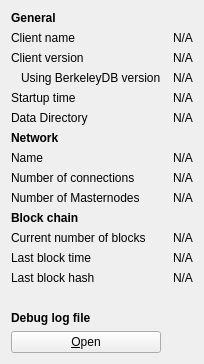
     <widget class="QWidget" name="tab_info">
      <attribute name="title">
       <string>&amp;Information</string>
      </attribute>
      <layout class="QGridLayout" name="gridLayout" columnstretch="0,0">
       <property name="horizontalSpacing">
        <number>12</number>
       </property>
       <item row="0" column="0">
        <widget class="QLabel" name="generalHeader">
         <property name="font">
          <font>
           <weight>75</weight>
           <bold>true</bold>
          </font>
         </property>
         <property name="text">
          <string>General</string>
         </property>
        </widget>
       </item>
       <item row="1" column="0">
        <widget class="QLabel" name="clientNameLabel">
         <property name="text">
          <string>Client name</string>
         </property>
        </widget>
       </item>
       <item row="1" column="1">
        <widget class="QLabel" name="clientName">
         <property name="cursor">
          <cursorShape>IBeamCursor</cursorShape>
         </property>
         <property name="text">
          <string notr="true">N/A</string>
         </property>
         <property name="textFormat">
          <enum>Qt::PlainText</enum>
         </property>
         <property name="textInteractionFlags">
          <set>Qt::LinksAccessibleByMouse|Qt::TextSelectableByKeyboard|Qt::TextSelectableByMouse</set>
         </property>
        </widget>
       </item>
       <item row="2" column="0">
        <widget class="QLabel" name="clientVersionLabel">
         <property name="text">
          <string>Client version</string>
         </property>
        </widget>
       </item>
       <item row="2" column="1">
        <widget class="QLabel" name="clientVersion">
         <property name="cursor">
          <cursorShape>IBeamCursor</cursorShape>
         </property>
         <property name="text">
          <string notr="true">N/A</string>
         </property>
         <property name="textFormat">
          <enum>Qt::PlainText</enum>
         </property>
         <property name="textInteractionFlags">
          <set>Qt::LinksAccessibleByMouse|Qt::TextSelectableByKeyboard|Qt::TextSelectableByMouse</set>
         </property>
        </widget>
       </item>
       <item row="3" column="0">
        <widget class="QLabel" name="berkeleyDBVersionLabel">
         <property name="text">
          <string>Using BerkeleyDB version</string>
         </property>
         <property name="indent">
          <number>10</number>
         </property>
        </widget>
       </item>
       <item row="3" column="1">
        <widget class="QLabel" name="berkeleyDBVersion">
         <property name="cursor">
          <cursorShape>IBeamCursor</cursorShape>
         </property>
         <property name="text">
          <string notr="true">N/A</string>
         </property>
         <property name="textFormat">
          <enum>Qt::PlainText</enum>
         </property>
         <property name="textInteractionFlags">
          <set>Qt::LinksAccessibleByMouse|Qt::TextSelectableByKeyboard|Qt::TextSelectableByMouse</set>
         </property>
        </widget>
       </item>
       <item row="4" column="0">
        <widget class="QLabel" name="startupTimeLabel">
         <property name="text">
          <string>Startup time</string>
         </property>
        </widget>
       </item>
       <item row="4" column="1">
        <widget class="QLabel" name="startupTime">
         <property name="cursor">
          <cursorShape>IBeamCursor</cursorShape>
         </property>
         <property name="text">
          <string notr="true">N/A</string>
         </property>
         <property name="textFormat">
          <enum>Qt::PlainText</enum>
         </property>
         <property name="textInteractionFlags">
          <set>Qt::LinksAccessibleByMouse|Qt::TextSelectableByKeyboard|Qt::TextSelectableByMouse</set>
         </property>
        </widget>
       </item>
       <item row="5" column="0">
        <widget class="QLabel" name="dataDirLabel">
         <property name="text">
          <string>Data Directory</string>
         </property>
        </widget>
       </item>
       <item row="5" column="1">
        <widget class="QLabel" name="dataDir">
         <property name="text">
          <string notr="true">N/A</string>
         </property>
        </widget>
       </item>
       <item row="6" column="0">
        <widget class="QLabel" name="networkHeader">
         <property name="font">
          <font>
           <weight>75</weight>
           <bold>true</bold>
          </font>
         </property>
         <property name="text">
          <string>Network</string>
         </property>
        </widget>
       </item>
       <item row="7" column="0">
        <widget class="QLabel" name="networkNameLabel">
         <property name="text">
          <string>Name</string>
         </property>
        </widget>
       </item>
       <item row="7" column="1">
        <widget class="QLabel" name="networkName">
         <property name="cursor">
          <cursorShape>IBeamCursor</cursorShape>
         </property>
         <property name="text">
          <string notr="true">N/A</string>
         </property>
         <property name="textFormat">
          <enum>Qt::PlainText</enum>
         </property>
         <property name="textInteractionFlags">
          <set>Qt::LinksAccessibleByMouse|Qt::TextSelectableByKeyboard|Qt::TextSelectableByMouse</set>
         </property>
        </widget>
       </item>
       <item row="8" column="0">
        <widget class="QLabel" name="numberOfConnectionsLabel">
         <property name="text">
          <string>Number of connections</string>
         </property>
        </widget>
       </item>
       <item row="8" column="1">
        <widget class="QLabel" name="numberOfConnections">
         <property name="cursor">
          <cursorShape>IBeamCursor</cursorShape>
         </property>
         <property name="text">
          <string notr="true">N/A</string>
         </property>
         <property name="textFormat">
          <enum>Qt::PlainText</enum>
         </property>
         <property name="textInteractionFlags">
          <set>Qt::LinksAccessibleByMouse|Qt::TextSelectableByKeyboard|Qt::TextSelectableByMouse</set>
         </property>
        </widget>
       </item>
       <item row="9" column="0">
        <widget class="QLabel" name="masternodeCountLabel">
         <property name="text">
          <string>Number of Masternodes</string>
         </property>
        </widget>
       </item>
       <item row="9" column="1">
        <widget class="QLabel" name="masternodeCount">
         <property name="cursor">
          <cursorShape>IBeamCursor</cursorShape>
         </property>
         <property name="text">
          <string notr="true">N/A</string>
         </property>
         <property name="textFormat">
          <enum>Qt::PlainText</enum>
         </property>
         <property name="textInteractionFlags">
          <set>Qt::LinksAccessibleByMouse|Qt::TextSelectableByKeyboard|Qt::TextSelectableByMouse</set>
         </property>
        </widget>
       </item>
       <item row="10" column="0">
        <widget class="QLabel" name="blockchainHeader">
         <property name="font">
          <font>
           <weight>75</weight>
           <bold>true</bold>
          </font>
         </property>
         <property name="text">
          <string>Block chain</string>
         </property>
        </widget>
       </item>
       <item row="11" column="0">
        <widget class="QLabel" name="numberOfBlocksLabel">
         <property name="text">
          <string>Current number of blocks</string>
         </property>
        </widget>
       </item>
       <item row="11" column="1">
        <widget class="QLabel" name="numberOfBlocks">
         <property name="cursor">
          <cursorShape>IBeamCursor</cursorShape>
         </property>
         <property name="text">
          <string notr="true">N/A</string>
         </property>
         <property name="textFormat">
          <enum>Qt::PlainText</enum>
         </property>
         <property name="textInteractionFlags">
          <set>Qt::LinksAccessibleByMouse|Qt::TextSelectableByKeyboard|Qt::TextSelectableByMouse</set>
         </property>
        </widget>
       </item>
       <item row="12" column="0">
        <widget class="QLabel" name="lastBlockTimeLabel">
         <property name="text">
          <string>Last block time</string>
         </property>
        </widget>
       </item>
       <item row="12" column="1">
        <widget class="QLabel" name="lastBlockTime">
         <property name="cursor">
          <cursorShape>IBeamCursor</cursorShape>
         </property>
         <property name="text">
          <string notr="true">N/A</string>
         </property>
         <property name="textFormat">
          <enum>Qt::PlainText</enum>
         </property>
         <property name="textInteractionFlags">
          <set>Qt::LinksAccessibleByMouse|Qt::TextSelectableByKeyboard|Qt::TextSelectableByMouse</set>
         </property>
        </widget>
       </item>
       <item row="13" column="0">
        <widget class="QLabel" name="lastBlockHashLabel">
         <property name="text">
          <string>Last block hash</string>
         </property>
        </widget>
       </item>
       <item row="13" column="1">
        <widget class="QLabel" name="lastBlockHash">
         <property name="text">
          <string notr="true">N/A</string>
         </property>
        </widget>
       </item>
       <item row="14" column="0">
        <spacer name="verticalSpacer_2">
         <property name="orientation">
          <enum>Qt::Vertical</enum>
         </property>
         <property name="sizeHint" stdset="0">
          <size>
           <width>20</width>
           <height>20</height>
          </size>
         </property>
        </spacer>
       </item>
       <item row="15" column="0">
        <widget class="QLabel" name="debugLogFileHeader">
         <property name="font">
          <font>
           <weight>75</weight>
           <bold>true</bold>
          </font>
         </property>
         <property name="text">
          <string>Debug log file</string>
         </property>
        </widget>
       </item>
       <item row="16" column="0">
        <widget class="QPushButton" name="openDebugLogfileButton">
         <property name="toolTip">
          <string>Open the BITRUBCOIN debug log file from the current data directory. This can take a few seconds for large log files.</string>
         </property>
         <property name="text">
          <string>&amp;Open</string>
         </property>
         <property name="autoDefault">
          <bool>false</bool>
         </property>
        </widget>
       </item>
      </layout>
     </widget>
